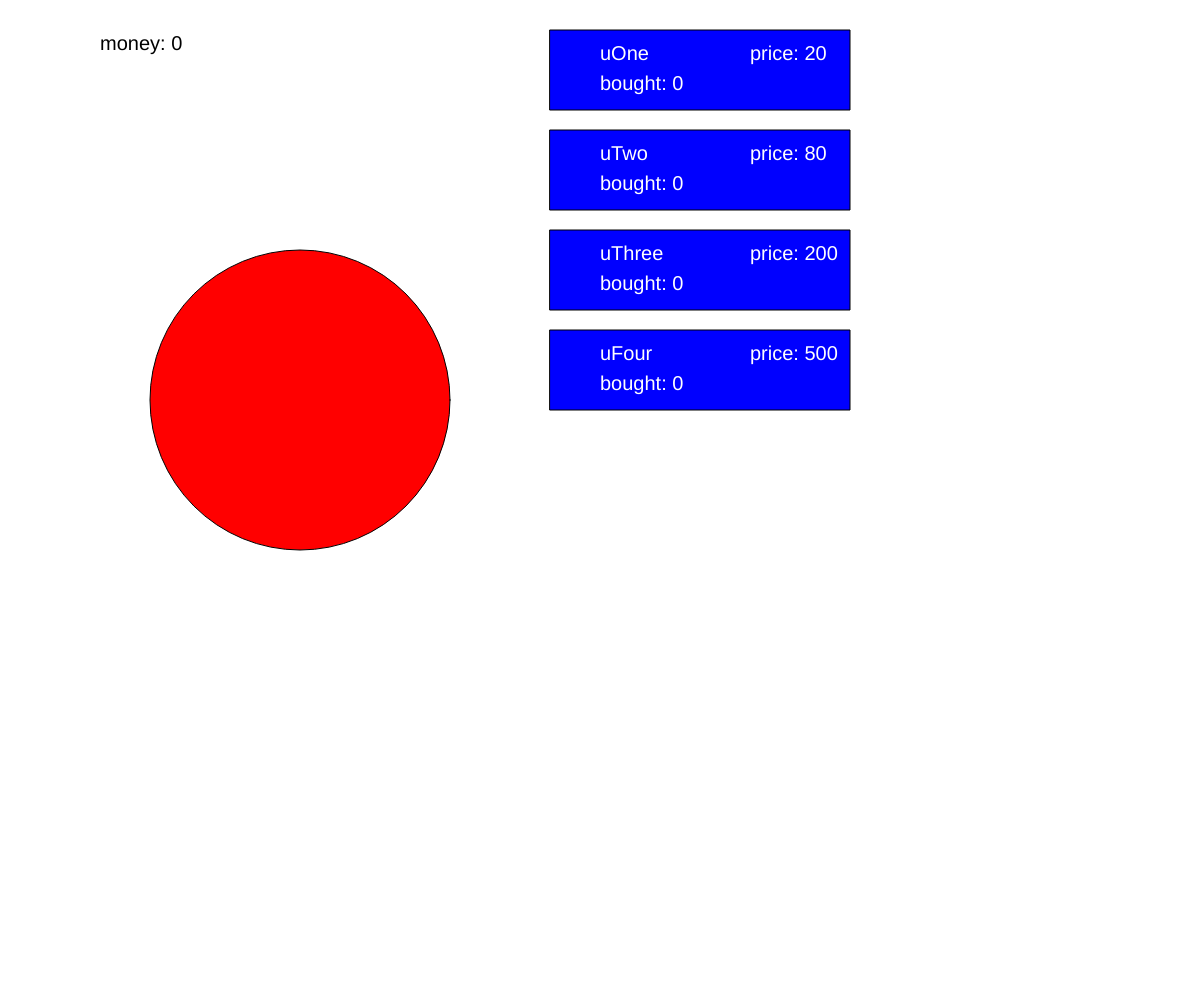
Frame 1 (no input)
Frame 60 (no input): identical to frame 1, image omitted
Frame 120 (the mouse pressed at the canvas centre since frame 60): identical to frame 1, image omitted

The p5.js sketch that drew this single still picture (run headless with seeded random() and noise() and a simulated clock; from frame 60 on, the mouse is pressed at the canvas centre):

// p5.js sketch
// ── sketch.js
let colorlist = ["yellow", "yellow", "green", "#EE34EE"];
let money = 0;
let passiveIncome = 0;
let passiveCounter = 0;
let boxOne;
let boxTwo;
function setup() {
  createCanvas(windowWidth, windowHeight);
  background(255);
  boxOne = new Upgrade(1, 20, "uOne");
  boxTwo = new Upgrade(2, 80, "uTwo");
  boxThree = new Upgrade(3, 200, "uThree");
  boxFour = new Upgrade(4, 500, "uFour");
  Clicker = new clicker();
}

function draw() {
  background(255);
  boxOne.drawBox();
  boxTwo.drawBox();
  boxThree.drawBox();
  boxFour.drawBox();
  Clicker.drawObject();
  fill("black");
  passiveCounter += 1;
  if (passiveCounter == 50) {
    passiveCounter = 0;
    money = money + passiveIncome;
  }
  text("money: " + money, 100, 50);
}
function mousePressed() {
  if (mouseX > 150 && mouseX < 450 && mouseY > 250 && mouseY < 550) {
    Clicker.addPoint();
  }
  boxOne.clicked();
  boxTwo.clicked();
  boxThree.clicked();
  boxFour.clicked();
}

// ── Upgrade.js
class Upgrade {
  constructor(order, price, name) {
    this.order = order;
    this.price = price;
    this.name = name;
    this.number = 0;
    this.pps = 0;
  }

  drawBox() {
    fill("blue");
    rect(550, (this.order - 1) * 100 + 30, 300, 80);
    fill("white");
    textSize(20);
    text(this.name, 600, this.order * 100 - 40);
    text("price: " + this.price, 750, this.order * 100 - 40);
    text("bought: " + this.number, 600, this.order * 100 - 10);
  }
  clicked() {
    if (
      mouseY > (this.order - 1) * 100 + 30 &&
      mouseY < (this.order - 1) * 100 + 110 &&
      mouseX > 550 &&
      mouseX < 850
    ) {
      if (money > this.price - 1) {
        money -= this.price;
        this.price = this.price * 1.2 - ((this.price * 1.2) % 1);
        this.number += 1;
        passiveIncome += this.order;
      }
    }
  }
}

// ── clicker.js
class clicker {
  constructor() {}

  drawObject() {
    fill("red");
    ellipse(300, 400, 300, 300);
  }

  addPoint() {
    money += 1;
  }
}
